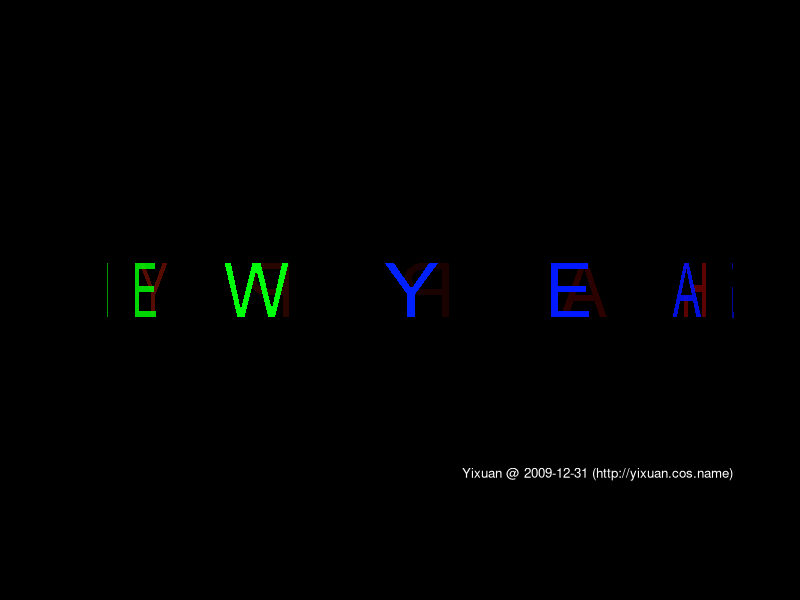
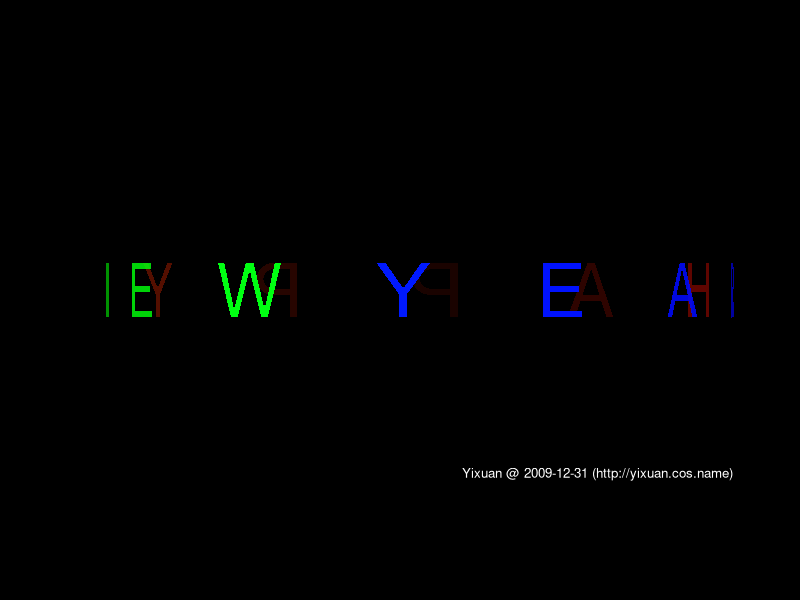
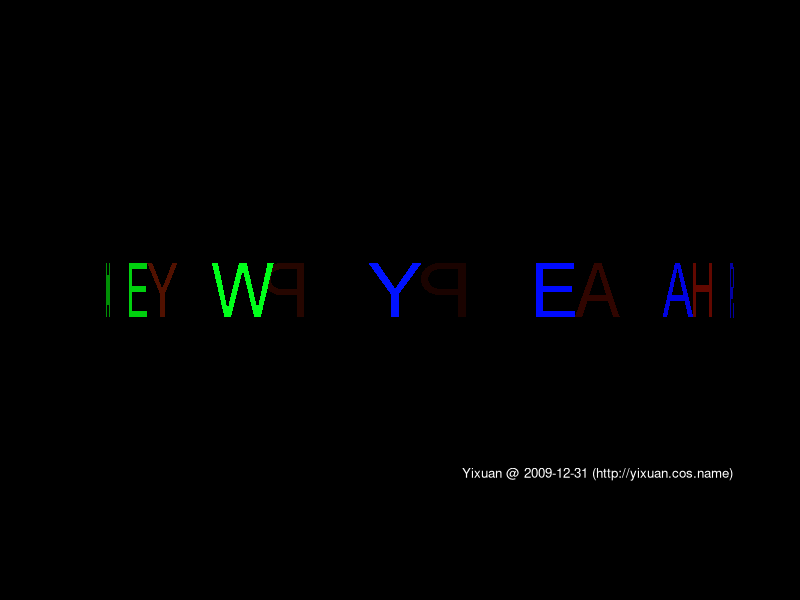
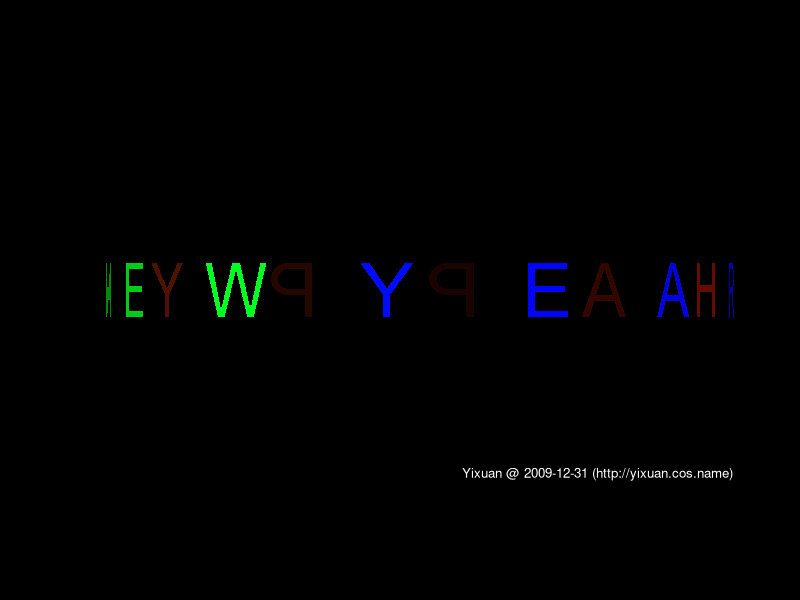
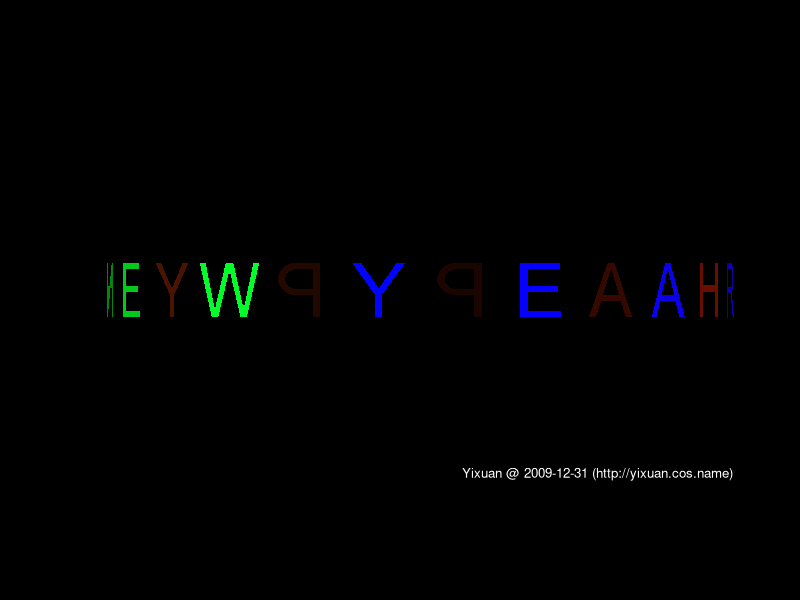
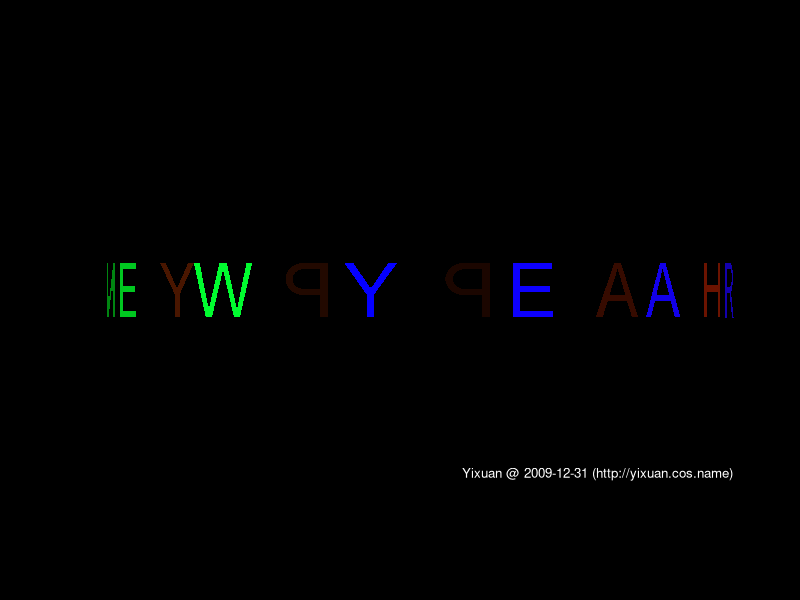
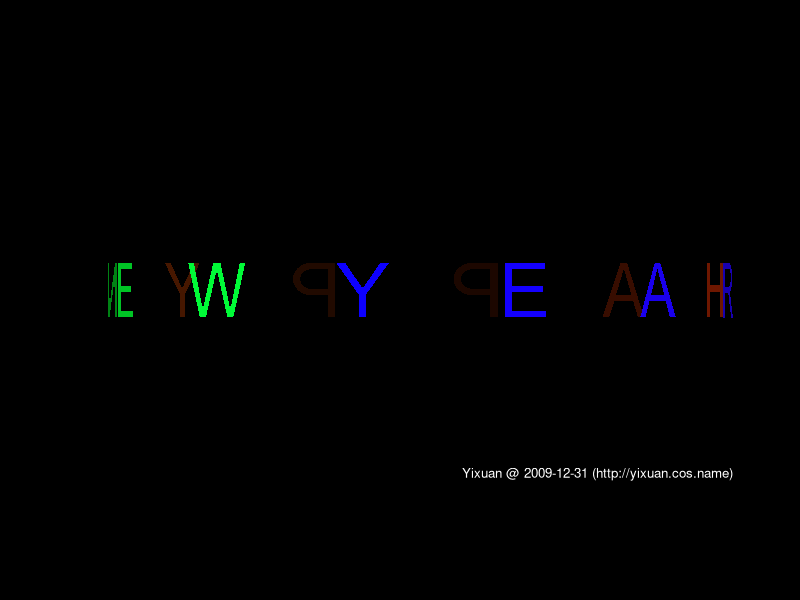
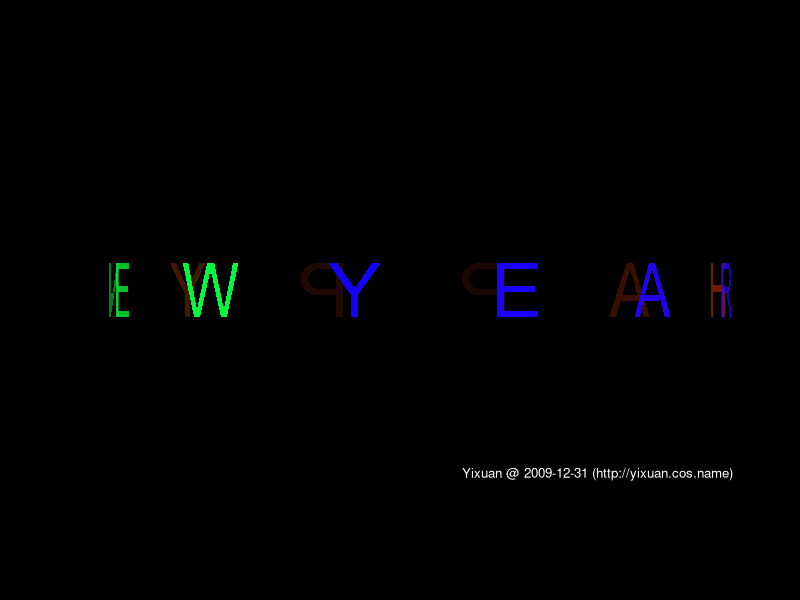

Generate these figures, in order, with R: (Note: a time limit stopped this script after it produced the figures.)
## Letters "Happy New Year" rotating on the screen
## original code by Yixuan Qiu <yixuan.qiu@cos.name>
## URL: http://yixuan.cos.name/cn/wp-content/uploads/2009/12/2010.R
h.x = c(0.193, 0.295, 0.295, 0.703, 0.703, 0.804, 0.804, 0.703, 0.703,
    0.295, 0.295, 0.193, 0.193)
h.y = c(0.935, 0.935, 0.575, 0.575, 0.935, 0.935, 0.063, 0.063, 0.475,
    0.475, 0.063, 0.063, 0.935)
a1.x = c(0.433, 0.546, 0.865, 0.746, 0.656, 0.328, 0.242, 0.136)
a1.y = c(0.935, 0.935, 0.063, 0.063, 0.326, 0.326, 0.063, 0.063)
a2.x = c(0.488, 0.629, 0.355)
a2.y = c(0.841, 0.418, 0.418)
y.x = c(0.136, 0.259, 0.496, 0.734, 0.853, 0.543, 0.543, 0.441, 0.441)
y.y = c(0.935, 0.935, 0.523, 0.935, 0.935, 0.431, 0.063, 0.063, 0.427)
n.x = c(0.189, 0.295, 0.707, 0.707, 0.804, 0.804, 0.701, 0.287, 0.287, 0.189)
n.y = c(0.935, 0.935, 0.248, 0.935, 0.935, 0.063, 0.063, 0.747, 0.063, 0.063)
e.x = c(0.222, 0.787, 0.787, 0.324, 0.324, 0.757, 0.757, 0.324, 0.324,
    0.804, 0.804, 0.222)
e.y = c(0.935, 0.935, 0.834, 0.834, 0.564, 0.564, 0.464, 0.464, 0.163,
    0.163, 0.063, 0.063)
w.x = c(0, 0.099, 0.254, 0.439, 0.564, 0.738, 0.902, 1, 0.789, 0.687,
    0.5, 0.31, 0.205)
w.y = c(0.935, 0.935, 0.187, 0.935, 0.935, 0.189, 0.935, 0.935, 0.063,
    0.063, 0.826, 0.063, 0.063)
p.x = c(0.218, 0.56, 0.56, 0.56, 0.56, 0.32, 0.32, 0.218, 0.32, 0.32)
p.y = c(0.935, 0.933, 0.832, 0.518, 0.418, 0.418, 0.063, 0.063, 0.518, 0.834)
p.cir.th = seq(pi/2, -pi/2, length.out = 50)
p1.cir.x = 0.56 + 0.2575 * cos(p.cir.th)
p1.cir.y = 0.6755 + 0.2575 * sin(p.cir.th)
p2.cir.x = 0.56 + 0.157 * cos(p.cir.th)
p2.cir.y = 0.6755 + 0.157 * sin(p.cir.th)
p1.x = c(0.218, p1.cir.x, 0.32, 0.32, 0.218)
p1.y = c(0.935, p1.cir.y, 0.418, 0.063, 0.063)
p2.x = c(0.32, p2.cir.x, 0.32)
p2.y = c(0.832, p2.cir.y, 0.518)
r1.cir.th = seq(pi/2, -7/18 * pi, length.out = 50)
r2.cir.th = seq(pi/2, -pi/2, length.out = 50)
r1.cir.x = 0.578 + 0.243 * cos(r1.cir.th)
r1.cir.y = 0.6955 + 0.243 * sin(r1.cir.th)
r2.cir.x = 0.578 + 0.145 * cos(r2.cir.th)
r2.cir.y = 0.6955 + 0.145 * sin(r2.cir.th)
r1.x = c(0.191, r1.cir.x, 0.877, 0.75, 0.54, 0.297, 0.297, 0.191)
r1.y = c(0.937, r1.cir.y, 0.059, 0.059, 0.448, 0.448, 0.059, 0.059)
r2.x = c(0.297, r2.cir.x, 0.297)
r2.y = c(0.841, r2.cir.y, 0.55)
draw.ch = function(x1, y1, x2 = NULL, y2 = NULL, center.x,
    color, alpha, xscale) {
    rgb.col = col2rgb(color)/255
    x1 = x1 * xscale + center.x - 0.5 * xscale
    x2 = x2 * xscale + center.x - 0.5 * xscale
    polygon(x1, y1, col = rgb(rgb.col[1], rgb.col[2], rgb.col[3],
        alpha = alpha), border = NA)
    polygon(x2, y2, col = "black", border = NA)
}
x1 = list(h.x, a1.x, p1.x, p1.x, y.x, n.x, e.x, w.x,
    y.x, e.x, a1.x, r1.x)
y1 = list(h.y, a1.y, p1.y, p1.y, y.y, n.y, e.y, w.y,
    y.y, e.y, a1.y, r1.y)
x2 = list(NULL, a2.x, p2.x, p2.x, NULL, NULL, NULL,
    NULL, NULL, NULL, a2.x, r2.x)
y2 = list(NULL, a2.y, p2.y, p2.y, NULL, NULL, NULL,
    NULL, NULL, NULL, a2.y, r2.y)
th = seq(pi/6, 2 * pi, length.out = 12)
cols = rainbow(200)
par(bg = "black")
replicate(100, {
    for (j in 1:238) {
        th = th - pi/120
        center.x = 3 + 5 * cos(th)
        cols = c(cols[-1], cols[1])
        alpha = 0.1 + (50 * (1 - sin(th)))/100
        alpha = ifelse(alpha > 1, 1, alpha)
        xscale = -sin(th) * 1.2
        plot(1, xlim = c(-2, 8), ylim = c(-2.5, 3.5), type = "n", asp = 1)
        plot.order = (1:12)[order(xscale > 0)]
        for (k in 1:12) {
            i = plot.order[k]
            draw.ch(x1[[i]], y1[[i]], x2[[i]], y2[[i]], center.x[i],
                color = cols[k + 60 * ( i >= 6 & i <= 8 ) + 120 *
                    (i > 8)], alpha[i], xscale[i])
        }
        text(8, -2.5, "Yixuan @ 2009-12-31 (http://yixuan.cos.name)",
            adj = c(1, 0), col = "white", cex = 0.8)
        Sys.sleep(0.02)
    }
})
